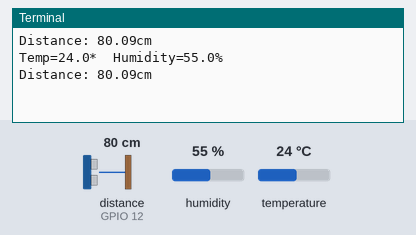
Recording of a program running on a simulated Raspberry Pi (BCM pin numbers). Shown: the last lines printed to the terminal. The inputs (shaded band) are chosen by the test bench; at power-on: distance to the obstacle (sensor on GPIO 12) 80 cm, humidity 55 %, temperature 24 °C. The echo pulse lasts 58.3 µs per cm; web requests get an empty 200 reply after 0.4 s; the clock reads 2024-03-15 10:24:30 at power-on unless the program sets it.

Above: at 1.2 s.
1.3 s: distance to the obstacle (sensor on GPIO 12) set to 2 cm
At 1.72 s:
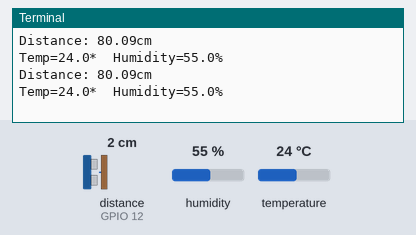
2.8 s: humidity set to 22 %
At 3.2 s:
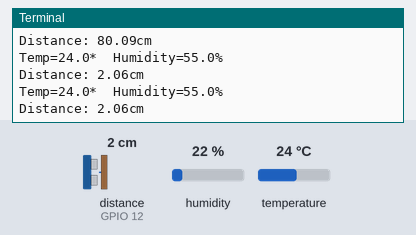
4.3 s: temperature set to 12 °C
At 5.1 s:
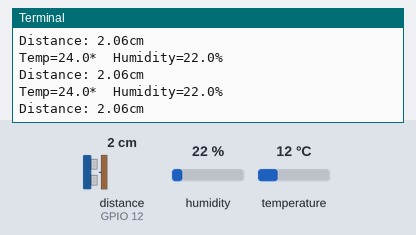
5.8 s: distance to the obstacle (sensor on GPIO 12) set to 4 cm
At 6.9 s:
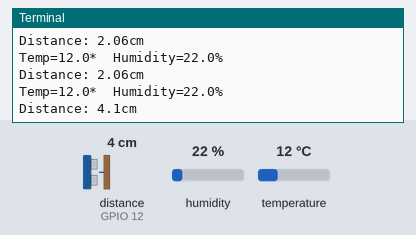
7.3 s: humidity set to 40 %
At 7.9 s:
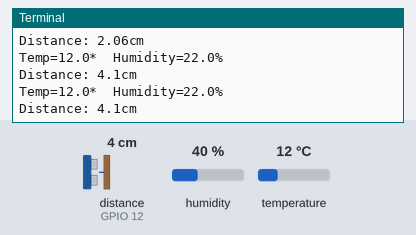
Timing chart, 0 to 9.8 s (numbered marks = the images above; inputs shaded):
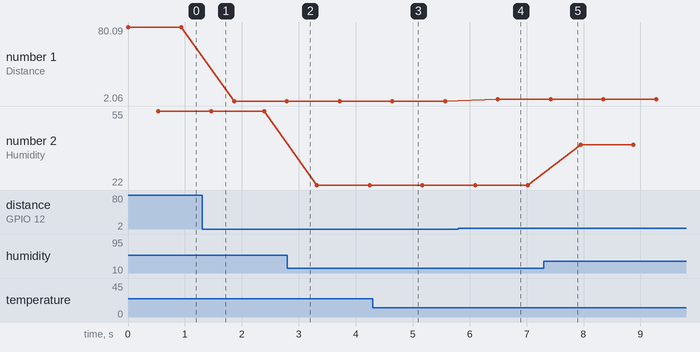

Measured:
- after the input at 5.8 s, the terminal: prints a new line after 0.70 s (image 4)
- plotted number 1: 80.09 → 2.06 after the input at 1.3 s, 2.06 → 4.1 after the input at 5.8 s
- plotted number 2: 55 → 22 after the input at 2.8 s, 22 → 40 after the input at 7.3 s

The program:

app2.py
```python
import requests
import time
from components.ultrasonic import measure_distance
from components.dh11 import measure_humidity_temperature

url = "https://thawing-crag-91038.herokuapp.com/sensors_readings"

while True:
    distance = measure_distance()
    humidity, temperature = measure_humidity_temperature()

    data = {'distance'   : distance,
            'humidity'   : humidity,
            'temperature': temperature
            }
    res = requests.post(url,data=data)
```

ultrasonic.py
```python
import RPi.GPIO as GPIO
import time

GPIO.setmode(GPIO.BCM)

TRIG = 16
ECHO = 12

GPIO.setup(TRIG, GPIO.OUT)
GPIO.setup(ECHO, GPIO.IN)

def measure_distance():
    GPIO.output(TRIG, False)
    time.sleep(0.000002)

    GPIO.output(TRIG, True)
    time.sleep(0.00001)
    GPIO.output(TRIG, False)

    while GPIO.input(ECHO) == 0:
        pulse_start = time.time()

    while GPIO.input(ECHO) == 1:
        pulse_end = time.time()

    pulse_duration = pulse_end - pulse_start

    distance = pulse_duration * 17150

    distance = round(distance, 2)
    print("Distance: %scm" % distance)

    return distance
```

dh11.py
```python
import sys
import Adafruit_DHT

# set type of the sensor
sensor = 11
# set pin number
pin = 4

def measure_humidity_temperature():
    humidity, temperature = Adafruit_DHT.read_retry(sensor, pin)

    if humidity is not None and temperature is not None:
        print('Temp={0:0.1f}*  Humidity={1:0.1f}%'.format(temperature, humidity))
        return humidity, temperature
    else:
        print("Error in reading humidity or temperature or both!")
        return 0, 0
```
